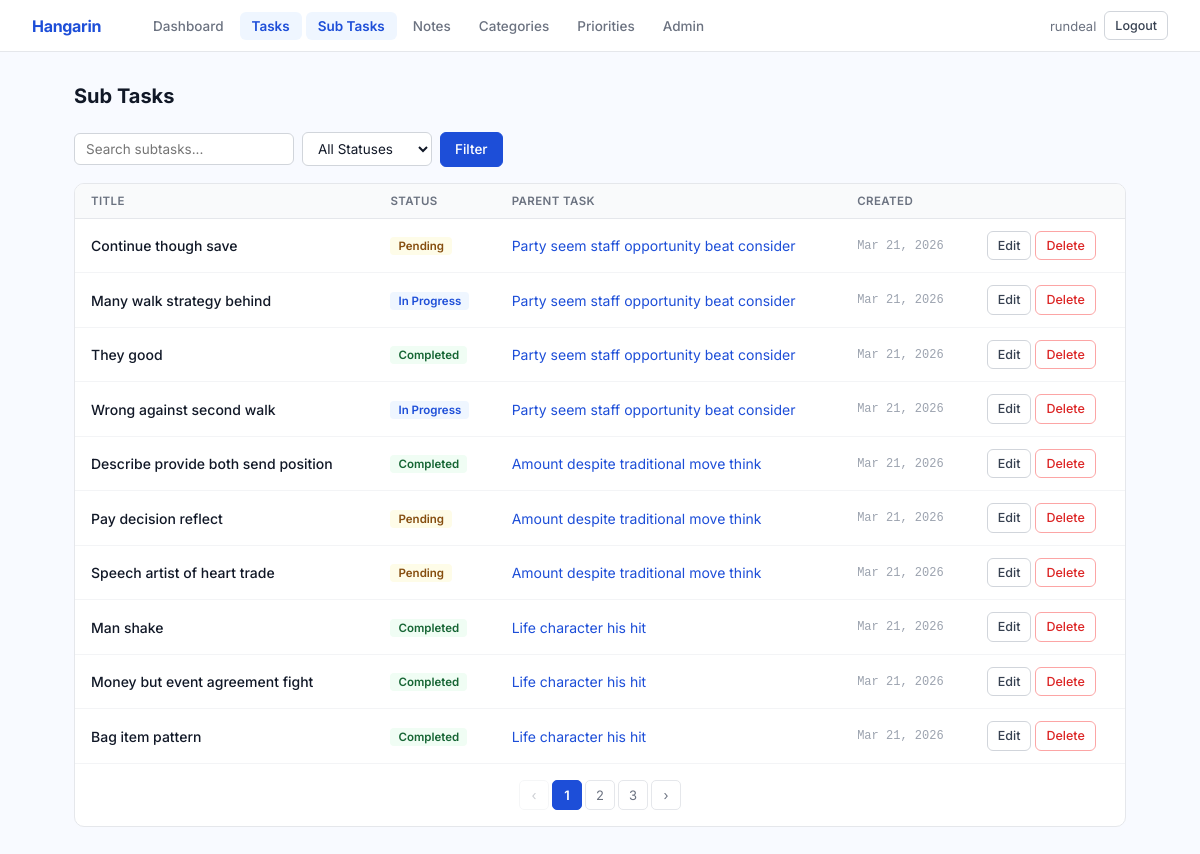
/subtasks/ (signed in), run on the app's committed database.
### tasks/models.py (models this page shows, shortened)
class BaseModel(models.Model):
    created_at = models.DateTimeField(auto_now_add=True)
    updated_at = models.DateTimeField(auto_now=True)
    class Meta:
        abstract = True

class SubTask(BaseModel):
    parent_task = models.ForeignKey(Task, on_delete=models.CASCADE, related_name='subtasks')
    title = models.CharField(max_length=255)
    status = models.CharField(
        max_length=50,
        choices=STATUS_CHOICES,
        default="Pending"
    )
    class Meta:
        ordering = ['created_at']

class Task(BaseModel):
    title = models.CharField(max_length=255)
    description = models.TextField(blank=True)
    deadline = models.DateTimeField(null=True, blank=True)
    status = models.CharField(
        max_length=50,
        choices=STATUS_CHOICES,
        default="Pending"
    )
    category = models.ForeignKey(Category, on_delete=models.SET_NULL, null=True, blank=True)
    priority = models.ForeignKey(Priority, on_delete=models.SET_NULL, null=True, blank=True)
    class Meta:
        ordering = ['-created_at']

### tasks/views.py (the view)
# urls.py: path('subtasks/', views.subtask_list, name='subtask_list'),
@login_required
def subtask_list(request):
    query = request.GET.get('q', '')
    status_filter = request.GET.get('status', '')
    qs = SubTask.objects.select_related('parent_task')
    if query:
        qs = qs.filter(Q(title__icontains=query) | Q(parent_task__title__icontains=query))
    if status_filter:
        qs = qs.filter(status=status_filter)
    paginator = Paginator(qs, 10)
    try:
        subtasks = paginator.page(request.GET.get('page', 1))
    except Exception:
        subtasks = paginator.page(1)
    status_choices = [("Pending", "Pending"), ("In Progress", "In Progress"), ("Completed", "Completed")]
    return render(request, 'tasks/subtask_list.html', {
        'subtasks': subtasks, 'query': query,
        'status_filter': status_filter, 'status_choices': status_choices
    })

### tasks/templates/tasks/subtask_list.html (shortened to what this page needs)
{% extends "tasks/base.html" %}
{% block content %}
<div class="page-header">
  <h1>Sub Tasks</h1>
</div>
<form method="get" class="filter-bar">
  <input type="text" name="q" value="{{ query }}" placeholder="Search subtasks...">
  <select name="status">
    <option value="">All Statuses</option>
  </select>
  <button type="submit" class="btn btn-blue">Filter</button>
</form>
<div class="table-card">
  <table>
    <thead>
      <tr>
        <th>Title</th>
        <th>Status</th>
        <th>Parent Task</th>
        <th>Created</th>
        <th></th>
      </tr>
    </thead>
    <tbody>
      {% for subtask in subtasks %}
      <tr>
        <td style="font-weight: 500;">{{ subtask.title }}</td>
        <td>
          {% if subtask.status == "Completed" %}<span class="badge badge-completed">Completed</span>
          {% elif subtask.status == "In Progress" %}<span class="badge badge-progress">In Progress</span>
          {% else %}<span class="badge badge-pending">Pending</span>{% endif %}
        </td>
        <td>
          <a href="{% url 'task_detail' subtask.parent_task.pk %}" style="color: #1d4ed8; text-decoration: none;">
            {{ subtask.parent_task.title }}
          </a>
        </td>
        <td class="mono text-muted">{{ subtask.created_at|date:"M d, Y" }}</td>
        <td>
          <div style="display: flex; gap: 4px;">
            <a href="{% url 'subtask_update' subtask.pk %}" class="btn btn-white btn-sm">Edit</a>
            <a href="{% url 'subtask_delete' subtask.pk %}" class="btn btn-red btn-sm">Delete</a>
          </div>
        </td>
      </tr>
      {% empty %}
      <tr>
        <td colspan="5" style="text-align: center; padding: 40px; color: #9ca3af;">No subtasks found.</td>
      </tr>
      {% endfor %}
    </tbody>
  </table>
  {% if subtasks.has_other_pages %}
  <div class="pagination">
    {% if subtasks.has_previous %}
      <a class="pg" href="?q={{ query }}&status={{ status_filter }}&page={{ subtasks.previous_page_number }}">‹</a>
    {% else %}<span class="pg disabled">‹</span>{% endif %}
    {% for i in subtasks.paginator.page_range %}
      {% if subtasks.number == i %}<span class="pg active">{{ i }}</span>
      {% elif i > subtasks.number|add:"-3" and i < subtasks.number|add:"3" %}
        <a class="pg" href="?q={{ query }}&status={{ status_filter }}&page={{ i }}">{{ i }}</a>
      {% endif %}
    {% endfor %}
    {% if subtasks.has_next %}
      <a class="pg" href="?q={{ query }}&status={{ status_filter }}&page={{ subtasks.next_page_number }}">›</a>
    {% else %}<span class="pg disabled">›</span>{% endif %}
  </div>
  {% endif %}
</div>
{% endblock %}

### tasks/templates/tasks/base.html (shortened to what this page needs)
{% load static %}
{% load pwa %}
<!DOCTYPE html>
<html lang="en">
<head>
</head>
<body>
  <nav class="navbar">
    <a href="{% url 'dashboard' %}" class="navbar-brand">Hangarin</a>
    <div class="navbar-links">
      <a href="{% url 'dashboard' %}" class="nav-item {% if request.resolver_match.url_name == 'dashboard' %}active{% endif %}">Dashboard</a>
      <a href="{% url 'task_list' %}" class="nav-item {% if 'task' in request.resolver_match.url_name %}active{% endif %}">Tasks</a>
      <a href="{% url 'subtask_list' %}" class="nav-item {% if 'subtask' in request.resolver_match.url_name %}active{% endif %}">Sub Tasks</a>
      <a href="{% url 'note_list' %}" class="nav-item {% if 'note' in request.resolver_match.url_name %}active{% endif %}">Notes</a>
      <a href="{% url 'category_list' %}" class="nav-item {% if 'category' in request.resolver_match.url_name %}active{% endif %}">Categories</a>
      <a href="{% url 'priority_list' %}" class="nav-item {% if 'priority' in request.resolver_match.url_name %}active{% endif %}">Priorities</a>
      <a href="/admin/" class="nav-item">Admin</a>
    </div>
    <div class="navbar-right">
      {% if request.user.is_authenticated %}
        <span style="font-size: 13px; color: #6b7280;">{{ request.user.username }}</span>
        <a href="{% url 'account_logout' %}" class="btn btn-white btn-sm">Logout</a>
      {% endif %}
    </div>
  </nav>
  <div class="page">
    {% block content %}{% endblock %}
  </div>
</body>
</html>

### tasks/templates/tasks/base.html (style rules this page uses)
* { box-sizing: border-box; margin: 0; padding: 0; }
body { font-family: 'Inter', sans-serif; background: #f8faff; color: #111827; font-size: 14px; min-height: 100vh; }
.navbar { background: #fff; border-bottom: 1px solid #e5e7eb; height: 52px; display: flex; align-items: center; padding: 0 32px; gap: 32px; position: sticky; top: 0; z-index: 100; }
.navbar-brand { font-size: 16px; font-weight: 700; color: #1d4ed8; text-decoration: none; letter-spacing: -0.3px; margin-right: 8px; }
.navbar-links { display: flex; gap: 4px; flex: 1; }
.nav-item { padding: 6px 12px; border-radius: 6px; color: #6b7280; text-decoration: none; font-size: 13.5px; font-weight: 500; transition: all 0.12s; }
.nav-item.active { background: #eff6ff; color: #1d4ed8; font-weight: 600; }
.navbar-right { display: flex; align-items: center; gap: 8px; }
.page { max-width: 1100px; margin: 0 auto; padding: 32px 24px; }
.page-header { display: flex; align-items: center; justify-content: space-between; margin-bottom: 24px; }
.page-header h1 { font-size: 20px; font-weight: 700; color: #111827; }
.btn { display: inline-flex; align-items: center; gap: 5px; padding: 7px 14px; border-radius: 6px; font-family: 'Inter', sans-serif; font-size: 13.5px; font-weight: 500; border: 1px solid transparent; cursor: pointer; text-decoration: none; transition: all 0.12s; white-space: nowrap; line-height: 1.4; }
.btn-blue { background: #1d4ed8; color: #fff; border-color: #1d4ed8; }
.btn-white { background: #fff; color: #374151; border-color: #d1d5db; }
.btn-red { background: #fff; color: #dc2626; border-color: #fca5a5; }
.btn-sm { padding: 5px 10px; font-size: 12.5px; }
.table-card { background: #fff; border: 1px solid #e5e7eb; border-radius: 10px; overflow: hidden; }
.table-card table { width: 100%; border-collapse: collapse; }
.table-card thead th { padding: 10px 16px; text-align: left; font-size: 11.5px; font-weight: 600; color: #6b7280; background: #f9fafb; border-bottom: 1px solid #e5e7eb; text-transform: uppercase; letter-spacing: 0.4px; white-space: nowrap; }
.table-card tbody tr { border-bottom: 1px solid #f3f4f6; transition: background 0.1s; }
.table-card tbody tr:last-child { border-bottom: none; }
.table-card tbody td { padding: 12px 16px; vertical-align: middle; }
.filter-bar { display: flex; gap: 8px; flex-wrap: wrap; align-items: center; margin-bottom: 16px; }
.filter-bar input, .filter-bar select { background: #fff; border: 1px solid #d1d5db; border-radius: 6px; padding: 7px 11px; font-family: 'Inter', sans-serif; font-size: 13.5px; color: #111827; transition: border-color 0.12s; }
.filter-bar input { min-width: 220px; }
.filter-bar select { min-width: 130px; }
.badge { display: inline-block; padding: 2px 8px; border-radius: 4px; font-size: 11.5px; font-weight: 600; }
.badge-pending { background: #fefce8; color: #854d0e; }
.badge-progress { background: #eff6ff; color: #1d4ed8; }
.badge-completed { background: #f0fdf4; color: #166534; }
.pagination { display: flex; align-items: center; gap: 3px; justify-content: center; padding: 16px; border-top: 1px solid #f3f4f6; }
.pg { display: inline-flex; align-items: center; justify-content: center; min-width: 30px; height: 30px; padding: 0 5px; border-radius: 5px; border: 1px solid #e5e7eb; background: #fff; color: #6b7280; text-decoration: none; font-size: 13px; transition: all 0.12s; }
.pg.active { background: #1d4ed8; border-color: #1d4ed8; color: #fff; font-weight: 600; }
.pg.disabled { opacity: 0.35; pointer-events: none; }
.text-muted { color: #9ca3af; }
.mono { font-family: 'Courier New', monospace; font-size: 12px; }

### data on the page
SubTask: title "Continue though save", status "Pending", parent_task "Party seem staff opportunity beat consider", created_at "Mar 21, 2026"
SubTask: title "Many walk strategy behind", status "In Progress", parent_task "Party seem staff opportunity beat consider", created_at "Mar 21, 2026"
SubTask: title "They good", status "Completed", parent_task "Party seem staff opportunity beat consider", created_at "Mar 21, 2026"
SubTask: title "Wrong against second walk", status "In Progress", parent_task "Party seem staff opportunity beat consider", created_at "Mar 21, 2026"
SubTask: title "Describe provide both send position", status "Completed", parent_task "Amount despite traditional move think", created_at "Mar 21, 2026"
SubTask: title "Pay decision reflect", status "Pending", parent_task "Amount despite traditional move think", created_at "Mar 21, 2026"
SubTask: title "Speech artist of heart trade", status "Pending", parent_task "Amount despite traditional move think", created_at "Mar 21, 2026"
SubTask: title "Man shake", status "Completed", parent_task "Life character his hit", created_at "Mar 21, 2026"
SubTask: title "Money but event agreement fight", status "Completed", parent_task "Life character his hit", created_at "Mar 21, 2026"
SubTask: title "Bag item pattern", status "Completed", parent_task "Life character his hit", created_at "Mar 21, 2026"

### other printed values
{{ request.user.username }} "rundeal"
{{ i }} "1"
{{ i }} "2" "3"
